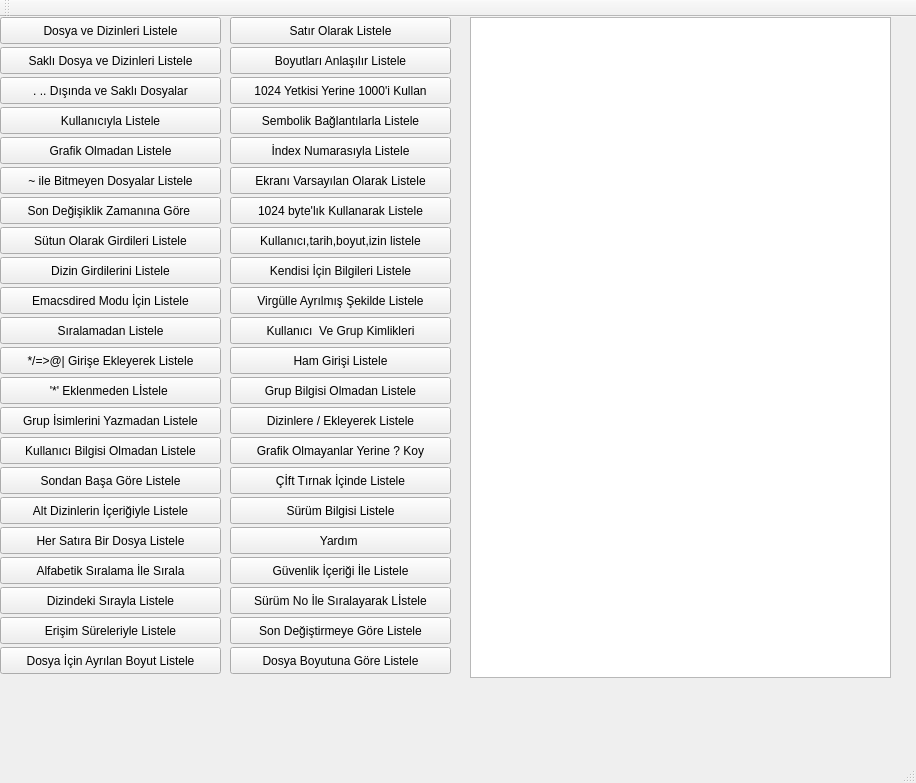
<?xml version="1.0" encoding="UTF-8"?>
<ui version="4.0">
 <class>MainWindow</class>
 <widget class="QMainWindow" name="MainWindow">
  <property name="geometry">
   <rect>
    <x>0</x>
    <y>0</y>
    <width>916</width>
    <height>783</height>
   </rect>
  </property>
  <property name="windowTitle">
   <string>MainWindow</string>
  </property>
  <widget class="QWidget" name="centralWidget">
   <widget class="QListWidget" name="listWidget">
    <property name="geometry">
     <rect>
      <x>470</x>
      <y>0</y>
      <width>421</width>
      <height>661</height>
     </rect>
    </property>
   </widget>
   <widget class="QPushButton" name="pushButton">
    <property name="geometry">
     <rect>
      <x>0</x>
      <y>0</y>
      <width>221</width>
      <height>27</height>
     </rect>
    </property>
    <property name="text">
     <string>Dosya ve Dizinleri Listele</string>
    </property>
   </widget>
   <widget class="QPushButton" name="pushButton_2">
    <property name="geometry">
     <rect>
      <x>0</x>
      <y>30</y>
      <width>221</width>
      <height>27</height>
     </rect>
    </property>
    <property name="text">
     <string>Saklı Dosya ve Dizinleri Listele</string>
    </property>
   </widget>
   <widget class="QPushButton" name="pushButton_3">
    <property name="geometry">
     <rect>
      <x>0</x>
      <y>60</y>
      <width>221</width>
      <height>27</height>
     </rect>
    </property>
    <property name="text">
     <string>. .. Dışında ve Saklı Dosyalar</string>
    </property>
   </widget>
   <widget class="QPushButton" name="pushButton_4">
    <property name="geometry">
     <rect>
      <x>0</x>
      <y>90</y>
      <width>221</width>
      <height>27</height>
     </rect>
    </property>
    <property name="text">
     <string>Kullanıcıyla Listele</string>
    </property>
   </widget>
   <widget class="QPushButton" name="pushButton_5">
    <property name="geometry">
     <rect>
      <x>0</x>
      <y>120</y>
      <width>221</width>
      <height>27</height>
     </rect>
    </property>
    <property name="text">
     <string>Grafik Olmadan Listele</string>
    </property>
   </widget>
   <widget class="QPushButton" name="pushButton_7">
    <property name="geometry">
     <rect>
      <x>0</x>
      <y>150</y>
      <width>221</width>
      <height>27</height>
     </rect>
    </property>
    <property name="text">
     <string>~ ile Bitmeyen Dosyalar Listele</string>
    </property>
   </widget>
   <widget class="QPushButton" name="pushButton_8">
    <property name="geometry">
     <rect>
      <x>0</x>
      <y>180</y>
      <width>221</width>
      <height>27</height>
     </rect>
    </property>
    <property name="text">
     <string>Son Değişiklik Zamanına Göre </string>
    </property>
   </widget>
   <widget class="QPushButton" name="pushButton_9">
    <property name="geometry">
     <rect>
      <x>0</x>
      <y>210</y>
      <width>221</width>
      <height>27</height>
     </rect>
    </property>
    <property name="text">
     <string>Sütun Olarak Girdileri Listele</string>
    </property>
   </widget>
   <widget class="QPushButton" name="pushButton_11">
    <property name="geometry">
     <rect>
      <x>0</x>
      <y>240</y>
      <width>221</width>
      <height>27</height>
     </rect>
    </property>
    <property name="text">
     <string>Dizin Girdilerini Listele</string>
    </property>
   </widget>
   <widget class="QPushButton" name="pushButton_12">
    <property name="geometry">
     <rect>
      <x>0</x>
      <y>270</y>
      <width>221</width>
      <height>27</height>
     </rect>
    </property>
    <property name="text">
     <string>Emacsdired Modu İçin Listele</string>
    </property>
   </widget>
   <widget class="QPushButton" name="pushButton_13">
    <property name="geometry">
     <rect>
      <x>0</x>
      <y>300</y>
      <width>221</width>
      <height>27</height>
     </rect>
    </property>
    <property name="text">
     <string>Sıralamadan Listele</string>
    </property>
   </widget>
   <widget class="QPushButton" name="pushButton_14">
    <property name="geometry">
     <rect>
      <x>0</x>
      <y>330</y>
      <width>221</width>
      <height>27</height>
     </rect>
    </property>
    <property name="text">
     <string>*/=&gt;@| Girişe Ekleyerek Listele</string>
    </property>
   </widget>
   <widget class="QPushButton" name="pushButton_15">
    <property name="geometry">
     <rect>
      <x>0</x>
      <y>360</y>
      <width>221</width>
      <height>27</height>
     </rect>
    </property>
    <property name="text">
     <string>'*' Eklenmeden Lİstele </string>
    </property>
   </widget>
   <widget class="QPushButton" name="pushButton_18">
    <property name="geometry">
     <rect>
      <x>0</x>
      <y>420</y>
      <width>221</width>
      <height>27</height>
     </rect>
    </property>
    <property name="text">
     <string>Kullanıcı Bilgisi Olmadan Listele</string>
    </property>
   </widget>
   <widget class="QPushButton" name="pushButton_19">
    <property name="geometry">
     <rect>
      <x>0</x>
      <y>390</y>
      <width>221</width>
      <height>27</height>
     </rect>
    </property>
    <property name="text">
     <string>Grup İsimlerini Yazmadan Listele</string>
    </property>
   </widget>
   <widget class="QPushButton" name="pushButton_20">
    <property name="geometry">
     <rect>
      <x>230</x>
      <y>30</y>
      <width>221</width>
      <height>27</height>
     </rect>
    </property>
    <property name="text">
     <string>Boyutları Anlaşılır Listele</string>
    </property>
   </widget>
   <widget class="QPushButton" name="pushButton_21">
    <property name="geometry">
     <rect>
      <x>230</x>
      <y>60</y>
      <width>221</width>
      <height>27</height>
     </rect>
    </property>
    <property name="text">
     <string>1024 Yetkisi Yerine 1000'i Kullan</string>
    </property>
   </widget>
   <widget class="QPushButton" name="pushButton_22">
    <property name="geometry">
     <rect>
      <x>230</x>
      <y>90</y>
      <width>221</width>
      <height>27</height>
     </rect>
    </property>
    <property name="text">
     <string>Sembolik Bağlantılarla Listele</string>
    </property>
   </widget>
   <widget class="QPushButton" name="pushButton_23">
    <property name="geometry">
     <rect>
      <x>230</x>
      <y>120</y>
      <width>221</width>
      <height>27</height>
     </rect>
    </property>
    <property name="text">
     <string>İndex Numarasıyla Listele</string>
    </property>
   </widget>
   <widget class="QPushButton" name="pushButton_25">
    <property name="geometry">
     <rect>
      <x>230</x>
      <y>180</y>
      <width>221</width>
      <height>27</height>
     </rect>
    </property>
    <property name="text">
     <string>1024 byte'lık Kullanarak Listele</string>
    </property>
   </widget>
   <widget class="QPushButton" name="pushButton_26">
    <property name="geometry">
     <rect>
      <x>230</x>
      <y>210</y>
      <width>221</width>
      <height>27</height>
     </rect>
    </property>
    <property name="text">
     <string>Kullanıcı,tarih,boyut,izin listele</string>
    </property>
   </widget>
   <widget class="QPushButton" name="pushButton_27">
    <property name="geometry">
     <rect>
      <x>230</x>
      <y>240</y>
      <width>221</width>
      <height>27</height>
     </rect>
    </property>
    <property name="text">
     <string>Kendisi İçin Bilgileri Listele</string>
    </property>
   </widget>
   <widget class="QPushButton" name="pushButton_28">
    <property name="geometry">
     <rect>
      <x>230</x>
      <y>270</y>
      <width>221</width>
      <height>27</height>
     </rect>
    </property>
    <property name="text">
     <string>Virgülle Ayrılmış Şekilde Listele</string>
    </property>
   </widget>
   <widget class="QPushButton" name="pushButton_29">
    <property name="geometry">
     <rect>
      <x>230</x>
      <y>300</y>
      <width>221</width>
      <height>27</height>
     </rect>
    </property>
    <property name="text">
     <string>Kullanıcı  Ve Grup Kimlikleri</string>
    </property>
   </widget>
   <widget class="QPushButton" name="pushButton_30">
    <property name="geometry">
     <rect>
      <x>230</x>
      <y>330</y>
      <width>221</width>
      <height>27</height>
     </rect>
    </property>
    <property name="text">
     <string>Ham Girişi Listele</string>
    </property>
   </widget>
   <widget class="QPushButton" name="pushButton_31">
    <property name="geometry">
     <rect>
      <x>230</x>
      <y>360</y>
      <width>221</width>
      <height>27</height>
     </rect>
    </property>
    <property name="text">
     <string>Grup Bilgisi Olmadan Listele</string>
    </property>
   </widget>
   <widget class="QPushButton" name="pushButton_32">
    <property name="geometry">
     <rect>
      <x>230</x>
      <y>390</y>
      <width>221</width>
      <height>27</height>
     </rect>
    </property>
    <property name="text">
     <string>Dizinlere / Ekleyerek Listele</string>
    </property>
   </widget>
   <widget class="QPushButton" name="pushButton_33">
    <property name="geometry">
     <rect>
      <x>230</x>
      <y>420</y>
      <width>221</width>
      <height>27</height>
     </rect>
    </property>
    <property name="text">
     <string>Grafik Olmayanlar Yerine ? Koy</string>
    </property>
   </widget>
   <widget class="QPushButton" name="pushButton_34">
    <property name="geometry">
     <rect>
      <x>230</x>
      <y>450</y>
      <width>221</width>
      <height>27</height>
     </rect>
    </property>
    <property name="text">
     <string>Çİft Tırnak İçinde Listele</string>
    </property>
   </widget>
   <widget class="QPushButton" name="pushButton_35">
    <property name="geometry">
     <rect>
      <x>0</x>
      <y>450</y>
      <width>221</width>
      <height>27</height>
     </rect>
    </property>
    <property name="text">
     <string>Sondan Başa Göre Listele</string>
    </property>
   </widget>
   <widget class="QPushButton" name="pushButton_36">
    <property name="geometry">
     <rect>
      <x>0</x>
      <y>480</y>
      <width>221</width>
      <height>27</height>
     </rect>
    </property>
    <property name="text">
     <string>Alt Dizinlerin İçeriğiyle Listele</string>
    </property>
   </widget>
   <widget class="QPushButton" name="pushButton_37">
    <property name="geometry">
     <rect>
      <x>0</x>
      <y>630</y>
      <width>221</width>
      <height>27</height>
     </rect>
    </property>
    <property name="text">
     <string>Dosya İçin Ayrılan Boyut Listele</string>
    </property>
   </widget>
   <widget class="QPushButton" name="pushButton_38">
    <property name="geometry">
     <rect>
      <x>230</x>
      <y>630</y>
      <width>221</width>
      <height>27</height>
     </rect>
    </property>
    <property name="text">
     <string>Dosya Boyutuna Göre Listele</string>
    </property>
   </widget>
   <widget class="QPushButton" name="pushButton_42">
    <property name="geometry">
     <rect>
      <x>230</x>
      <y>600</y>
      <width>221</width>
      <height>27</height>
     </rect>
    </property>
    <property name="text">
     <string>Son Değiştirmeye Göre Listele</string>
    </property>
   </widget>
   <widget class="QPushButton" name="pushButton_44">
    <property name="geometry">
     <rect>
      <x>0</x>
      <y>600</y>
      <width>221</width>
      <height>27</height>
     </rect>
    </property>
    <property name="text">
     <string>Erişim Süreleriyle Listele</string>
    </property>
   </widget>
   <widget class="QPushButton" name="pushButton_45">
    <property name="geometry">
     <rect>
      <x>0</x>
      <y>570</y>
      <width>221</width>
      <height>27</height>
     </rect>
    </property>
    <property name="text">
     <string>Dizindeki Sırayla Listele</string>
    </property>
   </widget>
   <widget class="QPushButton" name="pushButton_46">
    <property name="geometry">
     <rect>
      <x>230</x>
      <y>570</y>
      <width>221</width>
      <height>27</height>
     </rect>
    </property>
    <property name="text">
     <string>Sürüm No İle Sıralayarak Lİstele</string>
    </property>
   </widget>
   <widget class="QPushButton" name="pushButton_47">
    <property name="geometry">
     <rect>
      <x>230</x>
      <y>150</y>
      <width>221</width>
      <height>27</height>
     </rect>
    </property>
    <property name="text">
     <string>Ekranı Varsayılan Olarak Listele</string>
    </property>
   </widget>
   <widget class="QPushButton" name="pushButton_48">
    <property name="geometry">
     <rect>
      <x>230</x>
      <y>0</y>
      <width>221</width>
      <height>27</height>
     </rect>
    </property>
    <property name="text">
     <string>Satır Olarak Listele</string>
    </property>
   </widget>
   <widget class="QPushButton" name="pushButton_49">
    <property name="geometry">
     <rect>
      <x>0</x>
      <y>540</y>
      <width>221</width>
      <height>27</height>
     </rect>
    </property>
    <property name="text">
     <string>Alfabetik Sıralama İle Sırala</string>
    </property>
   </widget>
   <widget class="QPushButton" name="pushButton_50">
    <property name="geometry">
     <rect>
      <x>230</x>
      <y>540</y>
      <width>221</width>
      <height>27</height>
     </rect>
    </property>
    <property name="text">
     <string>Güvenlik İçeriği İle Listele</string>
    </property>
   </widget>
   <widget class="QPushButton" name="pushButton_51">
    <property name="geometry">
     <rect>
      <x>0</x>
      <y>510</y>
      <width>221</width>
      <height>27</height>
     </rect>
    </property>
    <property name="text">
     <string>Her Satıra Bir Dosya Listele</string>
    </property>
   </widget>
   <widget class="QPushButton" name="pushButton_52">
    <property name="geometry">
     <rect>
      <x>230</x>
      <y>510</y>
      <width>221</width>
      <height>27</height>
     </rect>
    </property>
    <property name="text">
     <string>Yardım </string>
    </property>
   </widget>
   <widget class="QPushButton" name="pushButton_53">
    <property name="geometry">
     <rect>
      <x>230</x>
      <y>480</y>
      <width>221</width>
      <height>27</height>
     </rect>
    </property>
    <property name="text">
     <string>Sürüm Bilgisi Listele</string>
    </property>
   </widget>
  </widget>
  <widget class="QMenuBar" name="menuBar">
   <property name="geometry">
    <rect>
     <x>0</x>
     <y>0</y>
     <width>916</width>
     <height>25</height>
    </rect>
   </property>
  </widget>
  <widget class="QToolBar" name="mainToolBar">
   <attribute name="toolBarArea">
    <enum>TopToolBarArea</enum>
   </attribute>
   <attribute name="toolBarBreak">
    <bool>false</bool>
   </attribute>
  </widget>
  <widget class="QStatusBar" name="statusBar"/>
 </widget>
 <layoutdefault spacing="6" margin="11"/>
 <resources/>
 <connections/>
</ui>
